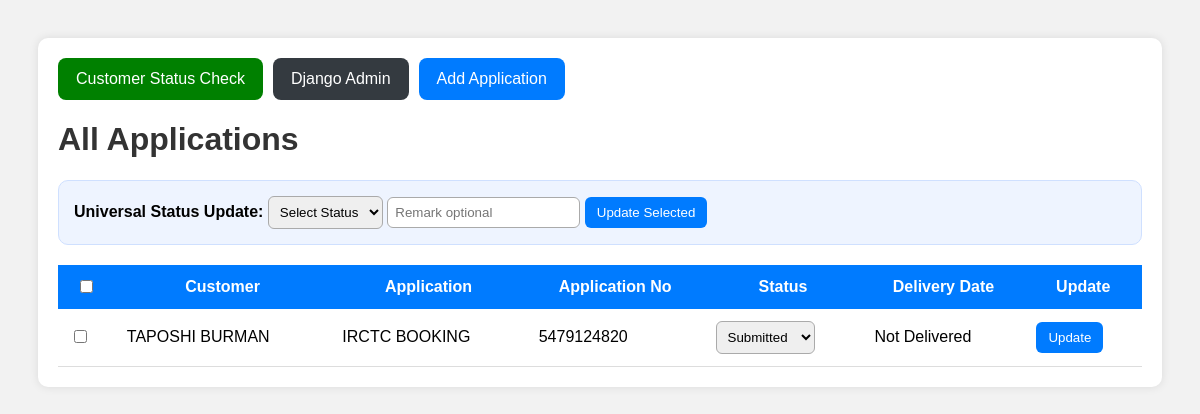
Page /applications/ on the earlier database version.
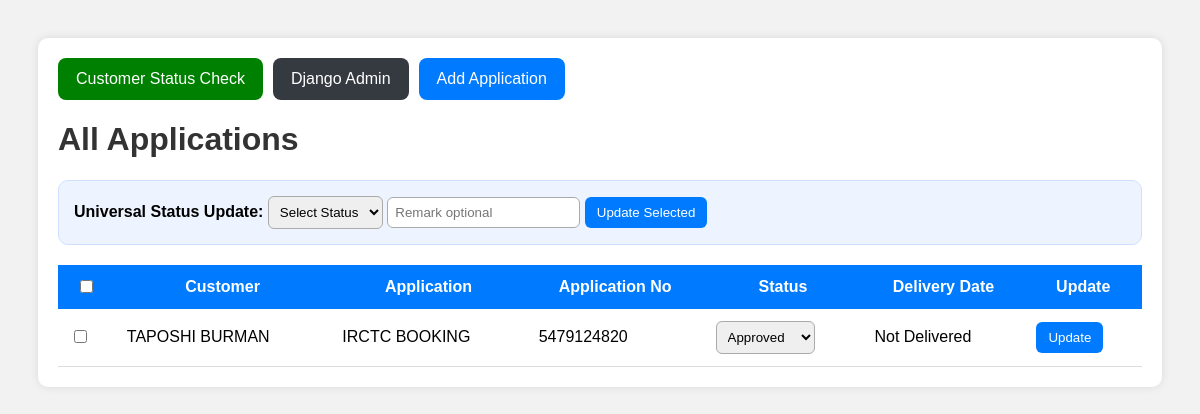
Same page on the later database version.
### customers_app/models.py (models this page shows, shortened)
class Application(models.Model):
    STATUS_CHOICES = [
        ('Pending', 'Pending'),
        ('Submitted', 'Submitted'),
        ('In Process', 'In Process'),
        ('Approved', 'Approved'),
        ('Rejected', 'Rejected'),
        ('Delivered', 'Delivered'),
    ]
    customer = models.ForeignKey(Customer, on_delete=models.CASCADE)
    application_name = models.CharField(max_length=100)
    application_no = models.CharField(max_length=100)
    application_date = models.DateField()
    status_updated_at = models.DateTimeField(auto_now=True)
    delivery_date = models.DateTimeField(null=True, blank=True)
    status = models.CharField(
        max_length=20,
        choices=STATUS_CHOICES,
        default='Pending'
    )
    remarks = models.TextField(blank=True)

class Customer(models.Model):
    user = models.OneToOneField(
        User,
        on_delete=models.CASCADE,
        null=True,
        blank=True
    )
    name = models.CharField(max_length=100)
    aadhaar_no = models.CharField(max_length=20, unique=True)
    contact_no = models.CharField(max_length=15)

### customers_app/views.py (the view)
# urls.py: path('applications/', views.all_applications, name='all_applications'),
def all_applications(request):
    status = request.GET.get('status')
    if status:
        applications = Application.objects.filter(status=status).order_by('-application_date')
    else:
        applications = Application.objects.all().order_by('-application_date')
    return render(request, 'all_applications.html', {
        'applications': applications,
        'selected_status': status
    })

### templates/all_applications.html (shortened to what this page needs)
<!DOCTYPE html>
<html>
<head>
</head>
<body>
<div class="container">
    <div class="top-buttons">
        <a href="/check-status/" class="btn-link green">Customer Status Check</a>
        <a href="/admin/" class="btn-link dark">Django Admin</a>
        <a href="/add-application/" class="btn-link blue">Add Application</a>
    </div>
    <h1>All Applications</h1>
    <form method="POST" action="{% url 'bulk_update_status' %}">
        <div class="bulk-box">
            <b>Universal Status Update:</b>
            <select name="bulk_status" required>
                <option value="">Select Status</option>
            </select>
            <input type="text" name="bulk_remark" placeholder="Remark optional">
            <button type="submit">Update Selected</button>
        </div>
        <table>
            <tr>
                <th>
                    <input type="checkbox" onclick="toggleAll(this)">
                </th>
                <th>Customer</th>
                <th>Application</th>
                <th>Application No</th>
                <th>Status</th>
                <th>Delivery Date</th>
                <th>Update</th>
            </tr>
            {% for app in applications %}
            <tr>
                <td>
                    <input type="checkbox" name="selected_applications" value="{{ app.id }}">
                </td>
                <td>{{ app.customer.name }}</td>
                <td>{{ app.application_name }}</td>
                <td>{{ app.application_no }}</td>
                <td>
                    <form method="POST" action="{% url 'update_status' app.id %}" class="single-form">
                        <select name="status">
                            <option value="Submitted" {% if app.status == "Submitted" %}selected{% endif %}>Submitted</option>
                            <option value="Approved" {% if app.status == "Approved" %}selected{% endif %}>Approved</option>
                        </select>
                </td>
                <td>
                    {% if app.delivery_date %}
                        {{ app.delivery_date }}
                    {% else %}
                        Not Delivered
                    {% endif %}
                </td>
                <td>
                        <button type="submit">Update</button>
                    </form>
            {% empty %}
            <tr>
                <td colspan="7">No applications found.</td>
            </tr>
            {% endfor %}
</div>
</body>
</html>

Differences in the rows shown:
changed Application "IRCTC BOOKING": status "Submitted" → "Approved"
